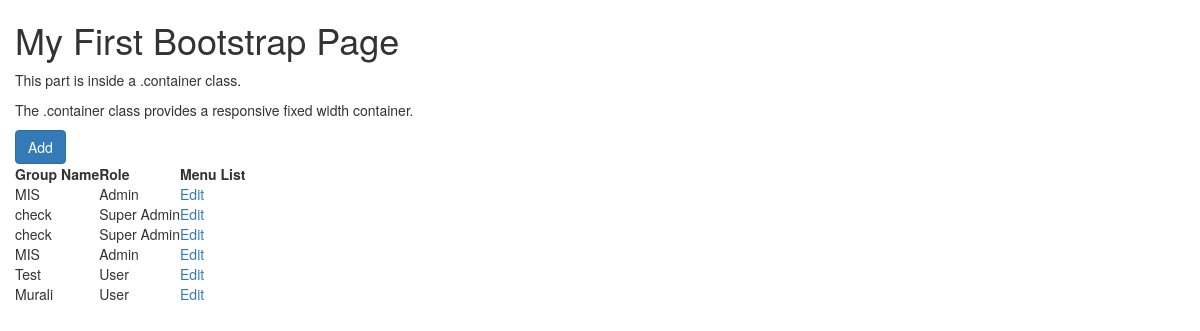
The page / on the database its author committed.
### tables this page shows
CREATE TABLE `tbl_test_menuaccess` (
  `id` int(11) NOT NULL,
  `groupname` varchar(150) DEFAULT NULL,
  `role` varchar(150) DEFAULT NULL,
  `menulist` varchar(300) DEFAULT NULL
);

### index.php (the view, shortened to what this page needs)
<!DOCTYPE html>
<html lang="en">
<head>
  <link rel="stylesheet" href="https://maxcdn.bootstrapcdn.com/bootstrap/3.3.7/css/bootstrap.min.css">
</head>
<body>
<div class="container-fluid">
  <h1>My First Bootstrap Page</h1>
  <p>This part is inside a .container class.</p>
  <p>The .container class provides a responsive fixed width container.</p>
  <div><a href="#" class="btn btn-primary btn-small edit_data">Add</a></div>
  <div class="table-responsive">
	<table>
		<tr>
			<th>Group Name</th>
			<th>Role</th>
			<th>Menu List</th>
		</tr>
		<?
		$dbconn = mysqli_connect("localhost","root","","test");
		$selectlist = mysqli_query($dbconn,"select * from tbl_test_menuaccess");
		while($reseuselectlist = mysqli_fetch_array($selectlist)){
			?>
			<tr>
				<td><? echo $reseuselectlist['groupname']; ?></td>
				<td><? echo $reseuselectlist['role']; ?></td>
				<td><a href="edit_menuaccess.php?id=<? echo $reseuselectlist['id']; ?>" id="<? echo $reseuselectlist['id']; ?>">Edit</a></td>
			</tr>
			<?
		}
		?>
	</table>
  </div>
  </div>
</body>
</html>

### rows shown on the page
tbl_test_menuaccess: groupname "MIS", role "Admin"
tbl_test_menuaccess: groupname "check", role "Super Admin"
tbl_test_menuaccess: groupname "check", role "Super Admin"
tbl_test_menuaccess: groupname "MIS", role "Admin"
tbl_test_menuaccess: groupname "Test", role "User"
tbl_test_menuaccess: groupname "Murali", role "User"
